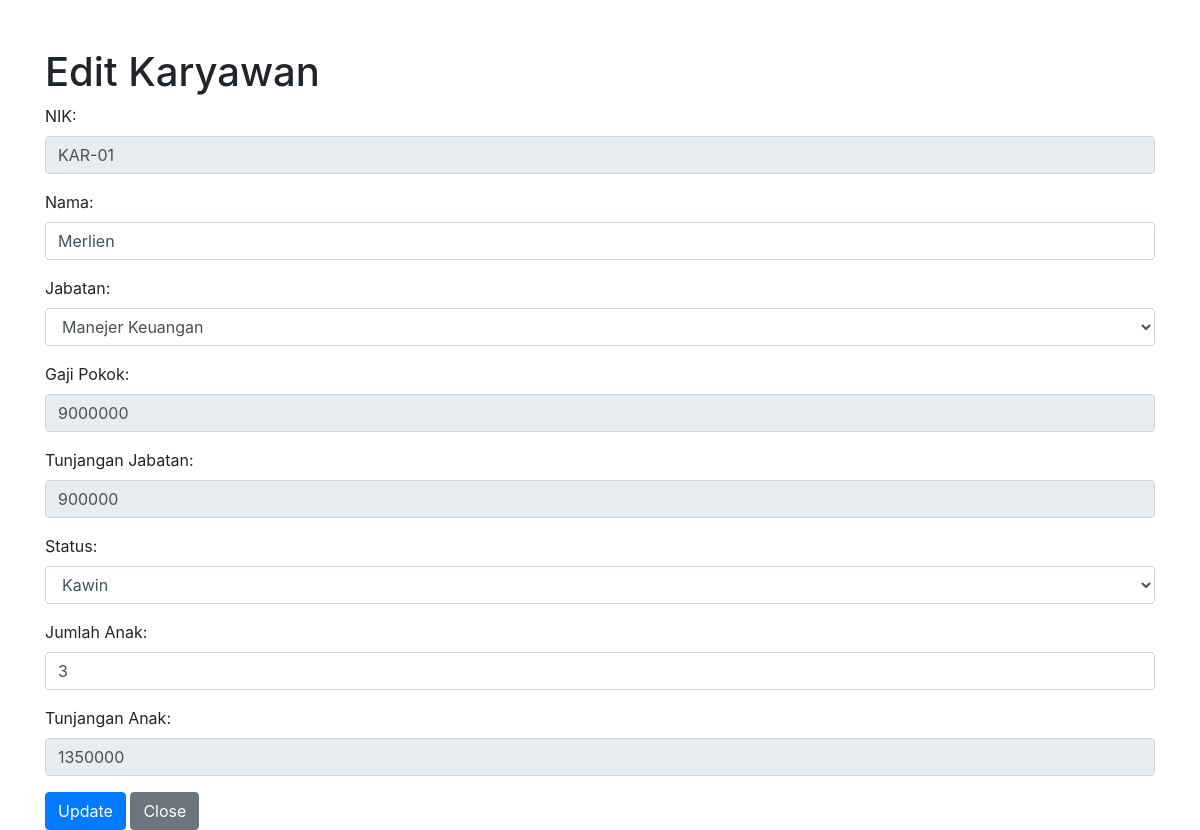
Page /edit_karyawan.php?id=2 (signed in) on the committed database.
### tables this page shows
CREATE TABLE `tbl_karyawan` (
  `id` int(11) NOT NULL,
  `Id_Karyawan` int(11) NOT NULL,
  `NIK` varchar(10) NOT NULL,
  `Nama` varchar(35) NOT NULL,
  `Id_Jabatan` int(11) NOT NULL,
  `Status` enum('Kawin','Belum Kawin') NOT NULL,
  `Jumlah_Anak` smallint(2) NOT NULL,
  `Tunjangan_Anak` int(11) NOT NULL,
  `Gaji_Pokok` int(11) NOT NULL,
  `Tunjangan_Jabatan` int(11) NOT NULL
);

CREATE TABLE `tbl_jabatan` (
  `id` int(11) NOT NULL,
  `Nama_Jabatan` varchar(50) NOT NULL,
  `Gaji_Pokok` int(11) NOT NULL,
  `Tunjangan_Jabatan` int(11) NOT NULL
);

### edit_karyawan.php (the view, shortened to what this page needs)
<?php
$conn = new mysqli("localhost", "root", "", "gaji");
$id = $_GET['id'];
$sql = "SELECT * FROM tbl_karyawan WHERE id=$id";
$result = $conn->query($sql);
$karyawan = $result->fetch_assoc();
$sql = "SELECT id, Nama_Jabatan, Gaji_Pokok, Tunjangan_Jabatan FROM tbl_jabatan";
$jabatans = $conn->query($sql);
?>
<!DOCTYPE html>
<html lang="en">
<head>
    <link href="https://maxcdn.bootstrapcdn.com/bootstrap/4.5.2/css/bootstrap.min.css" rel="stylesheet">
</head>
<body>
    <div class="container mt-5">
        <h1>Edit Karyawan</h1>
        <form action="edit_karyawan.php?id=<?= $id ?>" method="post">
            <div class="form-group">
                <label for="NIK">NIK:</label>
                <input type="text" name="NIK" class="form-control" value="<?= $karyawan['NIK'] ?>" readonly>
            </div>
            <div class="form-group">
                <label for="Nama">Nama:</label>
                <input type="text" name="Nama" class="form-control" value="<?= $karyawan['Nama'] ?>" required>
            </div>
            <div class="form-group">
                <label for="Id_Jabatan">Jabatan:</label>
                <select name="Id_Jabatan" id="Id_Jabatan" class="form-control" required>
                    <?php while($jabatan = $jabatans->fetch_assoc()): ?>
                        <option value="<?= $jabatan['id']; ?>" <?= $jabatan['id'] == $karyawan['Id_Jabatan'] ? 'selected' : '' ?>><?= $jabatan['Nama_Jabatan']; ?></option>
                    <?php endwhile; ?>
                </select>
            </div>
            <div class="form-group">
                <label for="Gaji_Pokok">Gaji Pokok:</label>
                <input type="text" name="Gaji_Pokok" id="Gaji_Pokok" class="form-control" value="<?= $karyawan['Gaji_Pokok'] ?>" readonly>
            </div>
            <div class="form-group">
                <label for="Tunjangan_Jabatan">Tunjangan Jabatan:</label>
                <input type="text" name="Tunjangan_Jabatan" id="Tunjangan_Jabatan" class="form-control" value="<?= $karyawan['Tunjangan_Jabatan'] ?>" readonly>
            </div>
            <div class="form-group">
                <label for="Status">Status:</label>
                <select name="Status" id="Status" class="form-control" required>
                    <option value="Kawin" <?= $karyawan['Status'] == 'Kawin' ? 'selected' : '' ?>>Kawin</option>
                </select>
            </div>
            <div class="form-group" id="Jumlah_Anak_Group">
                <label for="Jumlah_Anak">Jumlah Anak:</label>
                <input type="number" name="Jumlah_Anak" id="Jumlah_Anak" class="form-control" value="<?= $karyawan['Jumlah_Anak'] ?>">
            </div>
            <div class="form-group" id="Tunjangan_Anak_Group">
                <label for="Tunjangan_Anak">Tunjangan Anak:</label>
                <input type="text" name="Tunjangan_Anak" id="Tunjangan_Anak" class="form-control" value="<?= $karyawan['Tunjangan_Anak'] ?>" readonly>
            </div>
            <button type="submit" class="btn btn-primary">Update</button>
            <a href="karyawan.php" class="btn btn-secondary">Close</a>
        </form>
    </div>
</body>
</html>

### rows in the picture
tbl_karyawan: NIK "KAR-01", Nama "Merlien", Id_Jabatan "Manejer Keuangan", Gaji_Pokok "9000000", Tunjangan_Jabatan "900000", Status "Kawin", Jumlah_Anak "3", Tunjangan_Anak "1350000"
